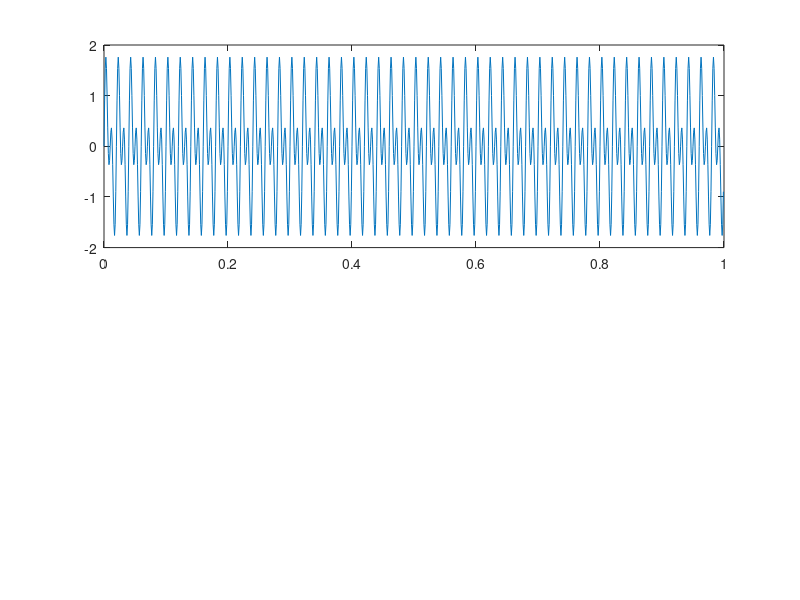

Here is the MATLAB script that generated this plot: (Note: this script raises an error after producing the figure.)
%短时傅里叶变化时频图（平稳/非平稳信号）
tic;
%% 产生信号
fs = 1000;  % 采样频率1KHz
t = 0:1/fs:1-1/fs;
N=size(t,2);
f1=50;
f2=100;
x=sin(2*pi*f1*t)+sin(2*pi*f2*t);
figure(1);
subplot(211);
plot(t,x);
%% 短时傅里叶变换
wlen=500;%设置窗口长度。窗口越长时间分辨率越差，频率分辨率越好。
hop=1;%每次平移的步长，最小为1。越小图像时间精度越好，但计算量大。
x=wkeep1(x,N+1*wlen);%中间截断
h=hamming(wlen);%设置海明窗的窗长
[B, F, T, P] = spectrogram(x,h,wlen-hop,N,fs);   % B是F行T列的频率峰值，P是对应的能量谱密度
figure(2);
subplot(211);
imagesc(T,F,P);
set(gca,'YDir','normal')
colorbar;
xlabel('时间 t/s');
ylabel('频率 f/Hz');
title('平稳短时傅里叶时频图');
toc;


fs = 1000;  % 采样频率1KHz
t = 0:1/fs:1-1/fs;
N=size(t,2);
f1=50;
f2=100;
x=sin(2*pi*f1*t)+sin(2*pi*f2*t);
x = chirp(t,20,1,500,'q');
figure(1);
subplot(212);
plot(t,x);
%% 短时傅里叶变换
wlen=500;%设置窗口长度。窗口越长时间分辨率越差，频率分辨率越好。
hop=1;%每次平移的步长，最小为1。越小图像时间精度越好，但计算量大。
x=wkeep1(x,N+1*wlen);%中间截断
h=hamming(wlen);%设置海明窗的窗长
[B, F, T, P] = spectrogram(x,h,wlen-hop,N,fs);   % B是F行T列的频率峰值，P是对应的能量谱密度
figure(2);
subplot(212);
imagesc(T,F,P);
set(gca,'YDir','normal')
colorbar;
xlabel('时间 t/s');
ylabel('频率 f/Hz');
title('非平稳短时傅里叶时频图');
toc;